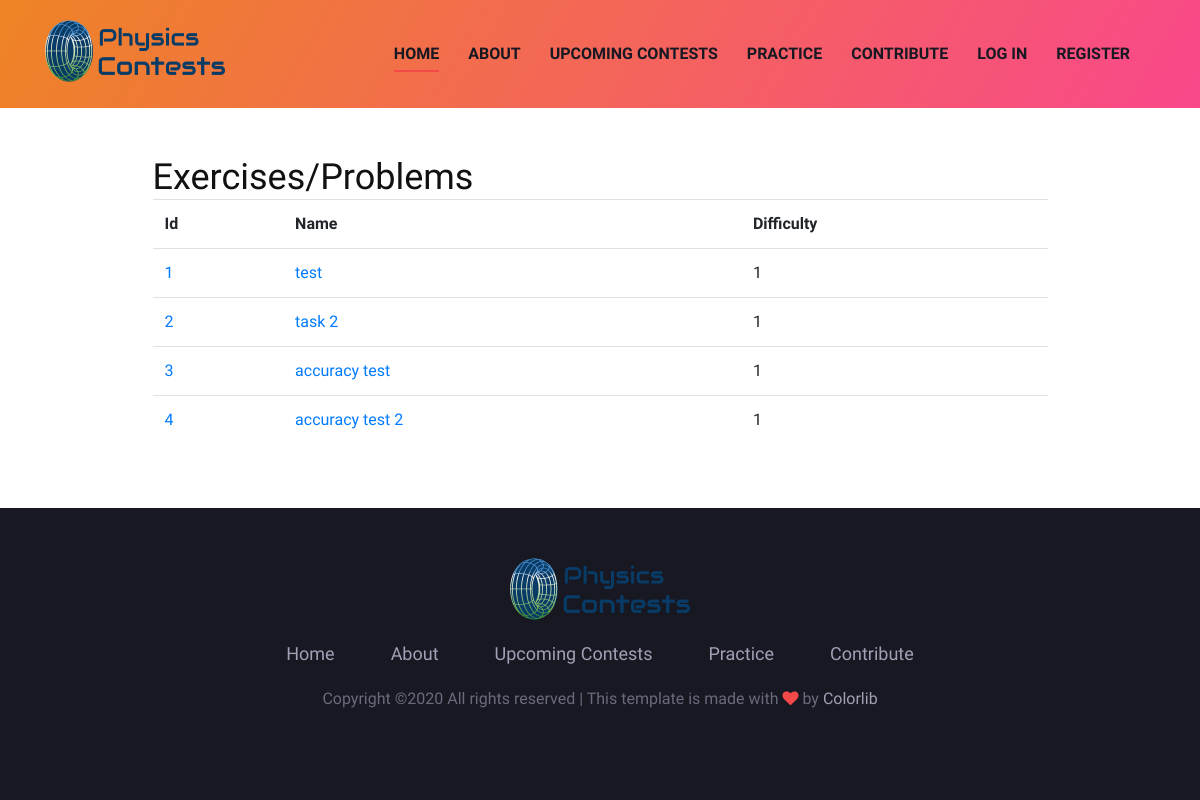
/practice/exercises, run on an earlier commit of the app's database.
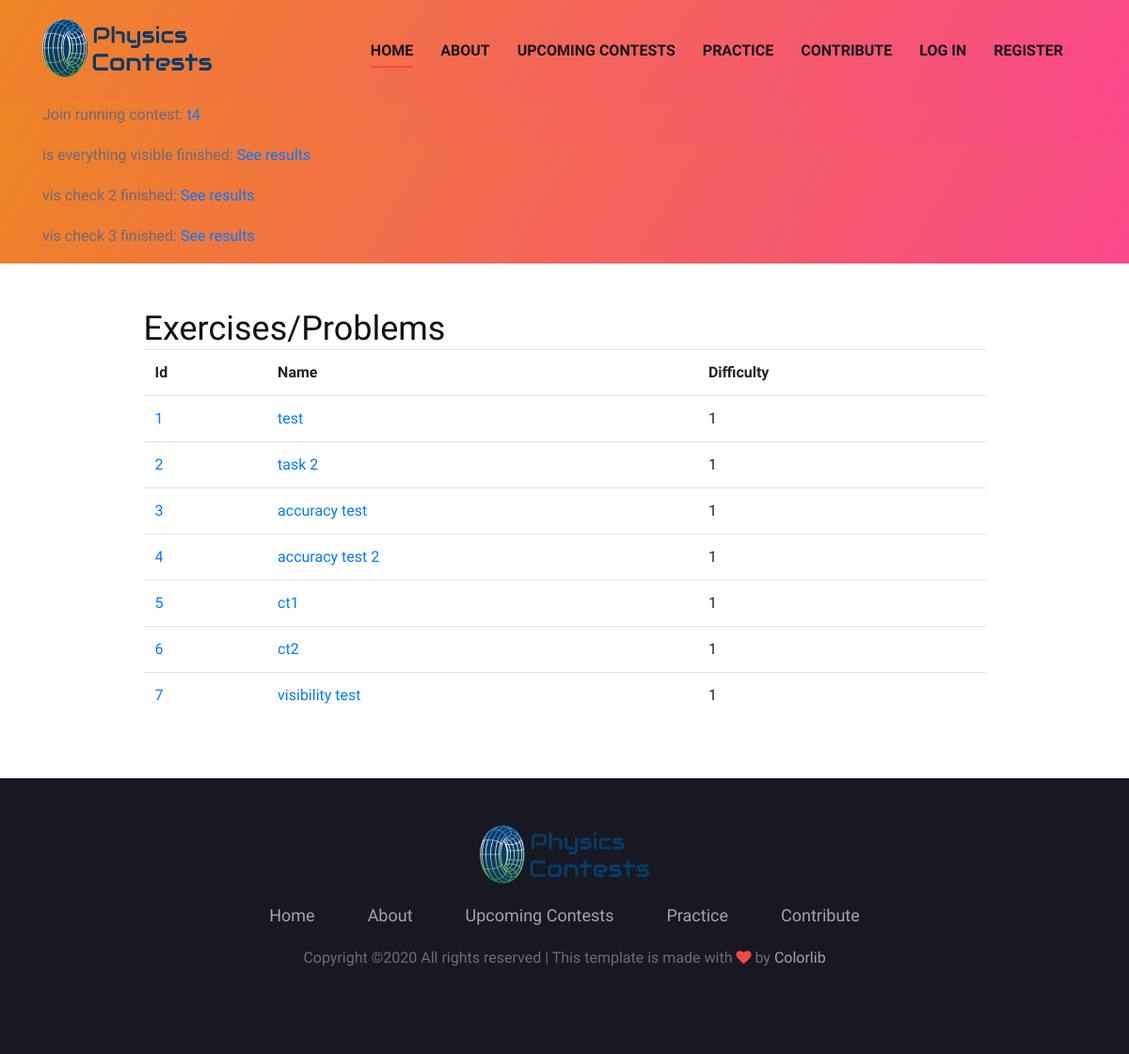
And on a later commit of the database.
### physicscontests/models.py (models this page shows, shortened)
class Task(db.Model):
	visible = db.Column(db.Boolean,nullable=False,default=False)
	id = db.Column(db.Integer, primary_key=True)
	title = db.Column(db.String(200), unique=True, nullable=False)
	story = db.Column(db.Text, nullable=False)
	image_file = db.Column(db.String(200))
	task = db.Column(db.Text, nullable=False)
	solution = db.Column(db.Numeric, nullable=False)
	writeup = db.Column(db.Text, default="See the attached document for an explanation.")
	writeup2 = db.Column(db.String(400))
	difficulty = db.Column(db.Integer, nullable=False)
	author_id = db.Column(db.Integer, db.ForeignKey('user.id'))
	contest_id = db.Column(db.Integer, db.ForeignKey('contest.id'))
	solved_by_users = db.relationship("Solved_by", back_populates="solved")

class Contest(db.Model):
	id = db.Column(db.Integer,primary_key=True)
	name = db.Column(db.String(40), unique=True, nullable=False, default=f"Physicscontest #{id}")
	description = db.Column(db.Text)
	start = db.Column(db.DateTime, nullable=False)
	end = db.Column(db.DateTime, nullable=False)
	tasks = db.relationship('Task', backref='contest')
	creator_id = db.Column(db.Integer, db.ForeignKey('user.id'))

### physicscontests/routes.py (the view)
@app.route("/practice/exercises")
def exercises():
	if current_user.is_authenticated:
		tasks = Task.query.filter(or_(Task.visible == True, Task.author == current_user)).all()
	else:
		tasks = Task.query.filter_by(visible=True).all()
	tasks = Task.query.all()#temporary
	return render_template("exercises.html", tasks=tasks)

### physicscontests/__init__.py (called while the page is built)
def get_important_announcements():#should only be triggered once if there is something important
	announcements = []
	return announcements

def get_running_contests():
	contests_running = Contest.query.filter(Contest.start <= datetime.utcnow()).filter(Contest.end > datetime.utcnow()).all()
	return contests_running

def get_finished_contests():
	contests_finished = Contest.query.filter(Contest.end <= datetime.utcnow()).filter(Contest.end > datetime.utcnow() - timedelta(hours=1)).all()
	return contests_finished

### physicscontests/templates/exercises.html
{% extends 'base.html' %}
{% block body %}
<div class="container mt-5 mb-5">
	<div class="col-lg-10 center-form">
		<h2>Exercises/Problems</h2>
		<table class="table">
			<tr>
				<th scope="col">Id</th>
				<th scope="col">Name</th>
				<th scope="col">Difficulty</th>
			</tr>
			{% for task in tasks %}
				<tr>
					<td><a href="{{ url_for('exercises') }}/{{ task.id }}">{{ task.id }}</a></td>
					<td><a href="{{ url_for('exercises') }}/{{ task.id }}">{{ task.title }}</a></td>
					<td>{{ task.difficulty }}</td>
				</tr>
			{% endfor %}
		</table>
	</div>
</div>
{% endblock %}

### physicscontests/templates/base.html (shortened to what this page needs)
<!DOCTYPE html>
<html lang="zxx">
<head>
    <link rel="stylesheet" href="{{ url_for('static', filename='css/bootstrap.min.css') }}" type="text/css">
    <link rel="stylesheet" href="{{ url_for('static', filename='css/font-awesome.min.css') }}" type="text/css">
    <link rel="stylesheet" href="{{ url_for('static', filename='css/elegant-icons.css') }}" type="text/css">
    <link rel="stylesheet" href="{{ url_for('static', filename='css/owl.carousel.min.css') }}" type="text/css">
    <link rel="stylesheet" href="{{ url_for('static', filename='css/magnific-popup.css') }}" type="text/css">
    <link rel="stylesheet" href="{{ url_for('static', filename='css/slicknav.min.css') }}" type="text/css">
    <link rel="stylesheet" href="{{ url_for('static', filename='css/style.css') }}" type="text/css">
</head>
<body>
    <header class="header-section bg-gradient">
        <div class="container">
            <div class="logo">
                <a href="{{ url_for('home') }}">
                    <img src="{{ url_for('static', filename='new_img/logo1.png') }}" alt="">
                </a>
            </div>
            <div class="nav-menu">
                <nav class="mainmenu mobile-menu">
                    <ul>
                        <li class="active"><a href="{{ url_for('home') }}">Home</a></li>
                        <li><a href="{{ url_for('about') }}">About</a></li>
                        <li><a href="{{ url_for('upcoming_contests') }}">Upcoming Contests</a></li>
                        <li><a href="{{ url_for('practice') }}">Practice</a>
                        </li>
                        {% if current_user.is_authenticated %}
                            <li><a href="{{ url_for('contribute') }}">Contribute</a>
                                <ul class="dropdown">
                                    <li><a href="{{ url_for('create_task') }}">Create Task</a></li>
                                    <li><a href="{{ url_for('create_contest') }}">Create Contest</a></li>
                                </ul>
                            </li>
                            <li><a href="{{ url_for('account') }}">Account</a></li>
                            <li><a href="{{ url_for('logout') }}">Log out</a></li>
                        {% else %}
                            <li><a href="{{ url_for('contribute') }}">Contribute</a></li>
                            <li><a href="{{ url_for('login') }}">Log In</a></li>
                            <li><a href="{{ url_for('register') }}">Register</a></li>
                        {% endif %}
                    </ul>
                </nav>
            </div>
        </div>
    </header>
    {% with running_cs = get_running_contests() %}
        {% if running_cs %}
            <header class="header-section bg-gradient">
                <div class="container">
                    {% for contest in running_cs %}
                        <div class="row center-form"><p>Join running contest: <a href="{{ url_for('view_contest', contestID=contest.id) }}">{{ contest.name }}</a></p></div>
                    {% endfor %}
                </div>
            </header>
        {% endif %}
    {% endwith %}
    {% with finished_cs = get_finished_contests() %}
        {% if finished_cs %}
            <header class="header-section bg-gradient">
                <div class="container">
                    {% for contest in finished_cs %}
                        <div class="row center-form"><p>{{ contest.name }} finished: <a href="{{ url_for('contest_scoreboard', contestID=contest.id) }}">See results</a></p></div>
                    {% endfor %}
                </div>
            </header>
        {% endif %}
    {% endwith %}
    {% block body %}{% endblock %}
    <footer class="footer-section">
        <div class="container">
            <div class="row">
                <div class="col-lg-12">
                    <div class="footer-text">
                        <div class="ft-logo">
                            <a href="#" class="footer-logo"><img src="{{ url_for('static', filename='new_img/logo1.png') }}" alt=""></a>
                        </div>
                        <ul>
                            <li><a href="{{ url_for('home') }}">Home</a></li>
                            <li><a href="{{ url_for('about') }}">About</a></li>
                            <li><a href="{{ url_for('upcoming_contests') }}">Upcoming Contests</a></li>
                            <li><a href="{{ url_for('practice') }}">Practice</a></li>
                            <li><a href="{{ url_for('contribute') }}">Contribute</a></li>
                        </ul>
                        <div class="copyright-text"><p>
  Copyright &copy;<script>document.write(new Date().getFullYear());</script> All rights reserved | This template is made with <i class="fa fa-heart" aria-hidden="true"></i> by <a href="https://colorlib.com" target="_blank">Colorlib</a>
  </p></div>
                    </div>
                </div>
            </div>
        </div>
    </footer>
</body>
</html>

### physicscontests/static/css/style.css (style rules this page uses)
.center-form { margin-left: auto; margin-right: auto; }
html, body { height:100%; margin:0; }
body { display:flex; flex-direction:column; }
footer { margin-top:auto; }
html, body { height: 100%; font-family: "Work Sans", sans-serif; -webkit-font-smoothing: antialiased; font-smoothing: antialiased; }
h1, h2, h3, h4, h5, h6 { margin: 0; color: #111111; font-weight: 400; font-family: "Work Sans", sans-serif; }
h2 { font-size: 36px; }
p { font-size: 16px; font-family: "Work Sans", sans-serif; color: #6a6b7c; font-weight: 400; line-height: 28px; margin: 0 0 15px 0; }
img { max-width: 100%; }
ul, ol { padding: 0; margin: 0; }
.bg-gradient, .bd-text .bd-tag-share .s-share a:hover, .bh-text .play-btn, .schedule-table-tab .nav-tabs .nav-item .nav-link.active, .newslatter-inner .ni-form button, .latest-item .li-tag, .price-item .price-btn:hover, .price-item .pi-price, .price-item .tr-tag, .schedule-tab .nav-tabs .nav-item .nav-link.active, .site-btn { background-image: -o-linear-gradient(330deg, #ee8425 0%, #f9488b 100%), -o-linear-gradient(330deg, #ee8425 0%, #f9488b 100%); background-image: linear-gradient(120deg, #ee8425 0%, #f9488b 100%), linear-gradient(120deg, #ee8425 0%, #f9488b 100%); }
.header-section { display: -webkit-box; display: -ms-flexbox; display: flex; }
.logo { float: left; padding-top: 20px; padding-bottom: 20px; }
.logo a { display: inline-block; }
.nav-menu { float: right; }
.nav-menu .mainmenu { display: inline-block; }
.nav-menu .mainmenu ul li { display: inline-block; list-style: none; margin-right: 40px; position: relative; }
.nav-menu .mainmenu ul li.active a:after { opacity: 1; }
.nav-menu .mainmenu ul li a { font-size: 16px; color: #171822; text-transform: uppercase; font-weight: 600; padding: 42px 0; position: relative; display: inline-block; }
.nav-menu .mainmenu ul li a:after { position: absolute; left: 0; bottom: 36px; height: 2px; width: 100%; background: #F44949; content: ""; opacity: 0; -webkit-transition: all 0.3s; -o-transition: all 0.3s; transition: all 0.3s; }
.footer-section { background: #171822; padding-top: 50px; padding-bottom: 60px; }
.footer-text { text-align: center; }
.footer-text .ft-logo { margin-bottom: 20px; }
.footer-text .ft-logo a { display: inline-block; }
.footer-text ul { margin-bottom: 18px; }
.footer-text ul li { list-style: none; display: inline-block; margin-right: 52px; }
.footer-text ul li:last-child { margin-right: 0; }
.footer-text ul li a { font-size: 18px; color: #a0a1b5; display: inline-block; -webkit-transition: all 0.3s; -o-transition: all 0.3s; transition: all 0.3s; }
.footer-text .copyright-text { font-size: 14px; color: #a0a1b5; margin-bottom: 28px; }
.footer-text .copyright-text i { color: #f44949; }
.footer-text .copyright-text a { color: #a0a1b5; }
@media only screen and (min-width: 992px) and (max-width: 1299px) { .nav-menu .mainmenu ul li { margin-right: 25px; } }

What changed in the data, as far as the page shows it:
added Contest: name "t4"
added Contest: name "is everything visible"
added Contest: name "vis check 2"
added Contest: name "vis check 3"
added Task: id "5", title "ct1", difficulty "1"
added Task: id "6", title "ct2", difficulty "1"
added Task: id "7", title "visibility test", difficulty "1"
